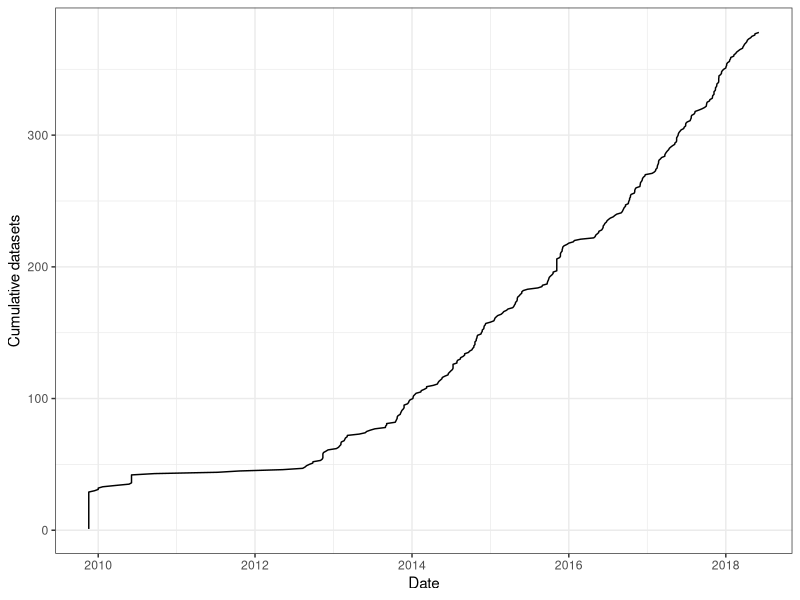

Recreate this plot in R.
library(tidyverse)
library(lubridate)

funding_summary <- read_csv("funding_summary.csv")
funding_clean <- read_csv("funding_clean.csv")
pubDate_clean <- read_csv("pubDate_clean.csv")

fund_pubDate <- funding_clean %>% 
  na.omit() %>% 
  left_join(pubDate_clean, by = "file") %>% 
  mutate(funding_num = str_extract(funding, "[0-9]{5,7}"),
         pubDate = parse_date_time(pubDate,
                                   c('%Y','%Y-%m-%d'), exact = TRUE)) %>% 
  group_by(funding_num) %>% 
  summarize(min_pubDate = min(pubDate))

funding_dates <- fund_pubDate %>% 
  left_join(funding_summary, by = "funding_num") %>% 
  filter(!is.na(title), !is.na(min_pubDate)) %>% 
  arrange(min_pubDate) %>%
  mutate(count = 1,
         ccount = cumsum(count))

cplot <- ggplot(funding_dates, aes(x = min_pubDate, y = ccount)) +
  geom_line() +
  xlab("Date") + ylab("Cumulative datasets") +
  theme_bw()
#auto-removed files without dates

ggsave("awards_over_time.png")
